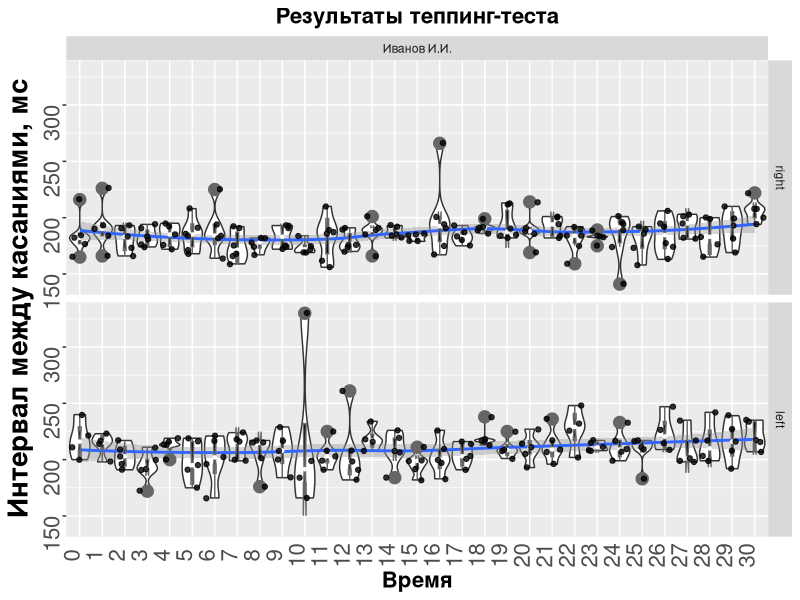
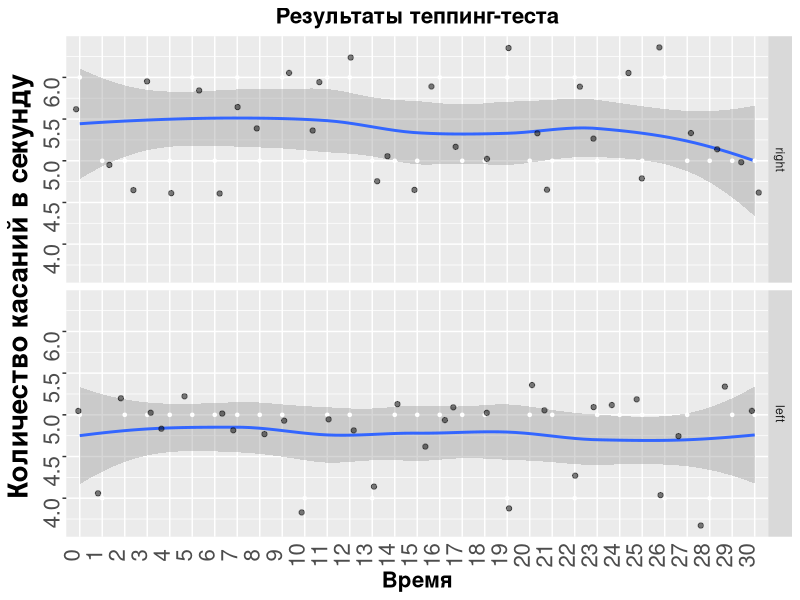
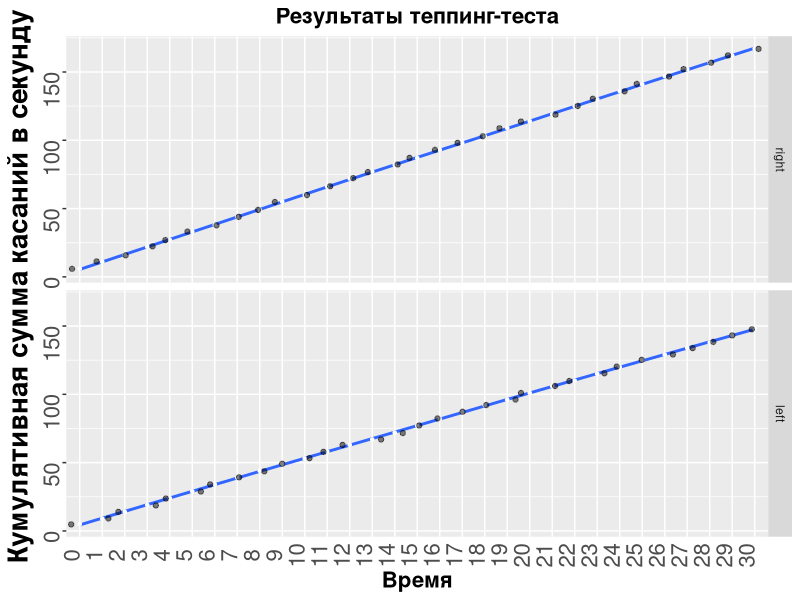
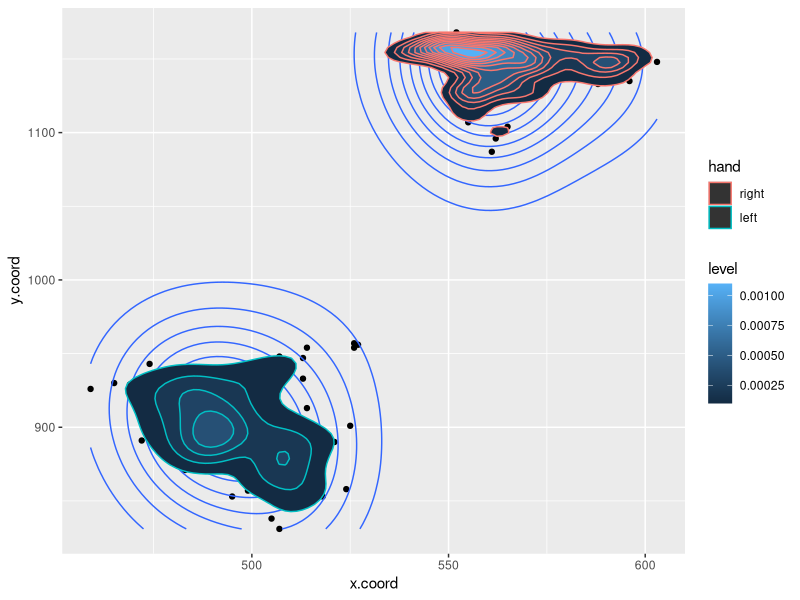

Generate these figures, in order, with R:
## ---- chunk 1
knitr::opts_chunk$set(echo = FALSE, warning = FALSE, message = FALSE, fig.align = "center")
## ---- chunk 2
# А заодно их загрузка и загрузка необходимых пакетов
library(tidyverse)
d = read.csv("result.csv", sep = ";", encoding = "UTF-8", header = F)
names(d) <- c("session","name", "time","curr.time","x.coord","y.coord", "hand")
d$time <- as.numeric(d$time)
d$session <- as.character(d$session)
d$x.coord <- as.numeric(d$x.coord)
d$y.coord <- as.numeric(d$y.coord)
d$hand <- factor(d$hand, levels = c("right","left"))
## ---- chunk 3
tbl <- knitr::kable(head(d), align = "c")
kableExtra::kable_styling(tbl, "striped", full_width = T, position = "left")
## ---- chunk 4
# Доводим данные до ума, инициализируем объект для хранения результатов
d$tick <- c(NA, diff(d$time))
d$tick[c(0, diff(d$curr.time)) < 0] <- NA # через дифф ищем смену в текущем времени с 0 на 5, там же сглаживаем провалы в тиках при помощи NA

d$time     <- as.integer(d$time/1000)
d$datetime <- as.POSIXct(d$time, origin="1970-01-01")
d$datetime <- format(d$datetime, format="%H:%M:%S")
result <- data.frame(name = d$name[1])
## ---- chunk 5
ggplot(d, aes(x=factor(curr.time), y=tick)) +
  geom_violin(scale="width") +
  geom_smooth(method = "loess", se=TRUE, aes(group=1)) +
  geom_boxplot(width=.12, fill=I("black"), notch=T, outlier.size=NA, col="grey40") +
  stat_summary(fun.y="median", geom="point", shape=20, col="white") +
  ggtitle("Результаты теппинг-теста") +
  labs(x="Время", y="Интервал между касаниями, мс") +
  facet_grid(hand~name) +
  theme(legend.position="none",
        axis.text=element_text(size=12),
        axis.title=element_text(size=16,face="bold")) +
  scale_fill_brewer() + geom_jitter(alpha = 0.8) +
  theme(plot.title = element_text(size=16, face='bold', hjust=0.5),
        axis.text.x=element_text(angle=90, vjust=0, size=16),
        axis.ticks.x=element_blank(),
        axis.title.y = element_text(face="bold", size=20),
        axis.text.y  = element_text(angle=90, vjust=0, size=16))
## ---- chunk 6
result$mean.interval.right <- mean(d$tick[d$hand=="right"], na.rm = T)
result$mean.interval.left  <- mean(d$tick[d$hand=="left"] , na.rm = T)
result$sd.interval.right   <- sd(d$tick[d$hand=="right"] , na.rm = T)
result$sd.interval.left    <- sd(d$tick[d$hand=="left"] , na.rm = T)
## ---- chunk 7
d %>% group_by(curr.time, hand, name) %>% summarise(n = n()) -> res

ggplot(res, aes(x=factor(curr.time), y=n)) +
  geom_violin(scale="width") +
  geom_smooth(method = "loess", se=TRUE, aes(group=1)) +
  geom_boxplot(width=.12, fill=I("black"), notch=T, outlier.size=NA, col="grey40") +
  stat_summary(fun.y="median", geom="point", shape=20, col="white") +
  ggtitle("Результаты теппинг-теста") +
  labs(x="Время", y="Количество касаний в секунду") +
  facet_grid(hand~.) +
  theme(legend.position="none",
        axis.text=element_text(size=12),
        axis.title=element_text(size=16,face="bold")) +
  scale_fill_brewer() + geom_jitter(alpha = 0.5) +
  theme(plot.title = element_text(size=16, face='bold', hjust=0.5),
        axis.text.x=element_text(angle=90, vjust=0, size=16),
        axis.ticks.x=element_blank(),
        axis.title.y = element_text(face="bold", size=20),
        axis.text.y  = element_text(angle=90, vjust=0, size=16))
## ---- chunk 8
result$mean.tap.right <- mean(res$n[res$hand=="right"], na.rm = T)
result$mean.tap.left  <- mean(res$n[res$hand=="left"] , na.rm = T)
result$sd.tap.right   <- sd(res$n[res$hand=="right"] , na.rm = T)
result$sd.tap.left    <- sd(res$n[res$hand=="left"] , na.rm = T)
## ---- chunk 9
d %>% group_by(curr.time, hand, name) %>% summarise(n = n()) -> res
res %>% group_by(hand, name) %>% mutate(cum.n = cumsum(n)) -> res

ggplot(res, aes(x=factor(curr.time), y=cum.n)) +
  geom_violin(scale="width") +
  geom_smooth(method = "loess", se=TRUE, aes(group=1)) +
  geom_boxplot(width=.12, fill=I("black"), notch=T, outlier.size=NA, col="grey40") +
  stat_summary(fun.y="median", geom="point", shape=20, col="white") +
  ggtitle("Результаты теппинг-теста") +
  labs(x="Время", y="Кумулятивная сумма касаний в секунду") +
  facet_grid(hand~.) +
  theme(legend.position="none",
        axis.text=element_text(size=12),
        axis.title=element_text(size=16,face="bold")) +
  scale_fill_brewer() + geom_jitter(alpha = 0.5) +
  theme(plot.title = element_text(size=16, face='bold', hjust=0.5),
        axis.text.x=element_text(angle=90, vjust=0, size=16),
        axis.ticks.x=element_blank(),
        axis.title.y = element_text(face="bold", size=20),
        axis.text.y  = element_text(angle=90, vjust=0, size=16))

smry.r <- summary(lm(cum.n~curr.time, res[res$hand=="right",]))
smry.l <- summary(lm(cum.n~curr.time, res[res$hand=="left",]))

result$cum.slope.right <- smry.r$coefficients[2]
result$cum.slope.left  <- smry.l$coefficients[2]
result$cum.R2.right    <- smry.r$r.squared
result$cum.R2.left     <- smry.l$r.squared
## ---- chunk 10
d %>% group_by(hand, curr.time) %>% summarise(n = n(), time = mean(time)) -> res
res %>% summarise(KSNS=(sum(n-n[curr.time==0]))/sum(n[curr.time==0]*100)) -> res

result$KSNS.right <- res$KSNS[res$hand=="right"]
result$KSNS.left  <- res$KSNS[res$hand=="left"]
## ---- chunk 11
d %>% group_by(hand, curr.time, name) %>% summarise(n = n()) %>% ungroup(hand, curr.time) -> res
res %>% summarise(KFa = (sum(n[hand=="right"])-sum(n[hand=="left"]))/(sum(n[hand=="right"])+sum(n[hand=="left"]))*100) %>% as.numeric -> result$KFa
## ---- chunk 12
ggplot(d, aes(x = x.coord, y = y.coord)) +
  geom_point() +
  geom_density_2d() +
  stat_density_2d(aes(fill = stat(level), color = hand), geom = "polygon")
## ---- chunk 13
result <- t(result)
result <- cbind(rownames(result), result); rownames(result) <- NULL
colnames(result) <- c("Показатель", "Численное значение")
tbl <- knitr::kable(result, align = "c")
kableExtra::kable_styling(tbl, "striped", full_width = T, position = "left")
